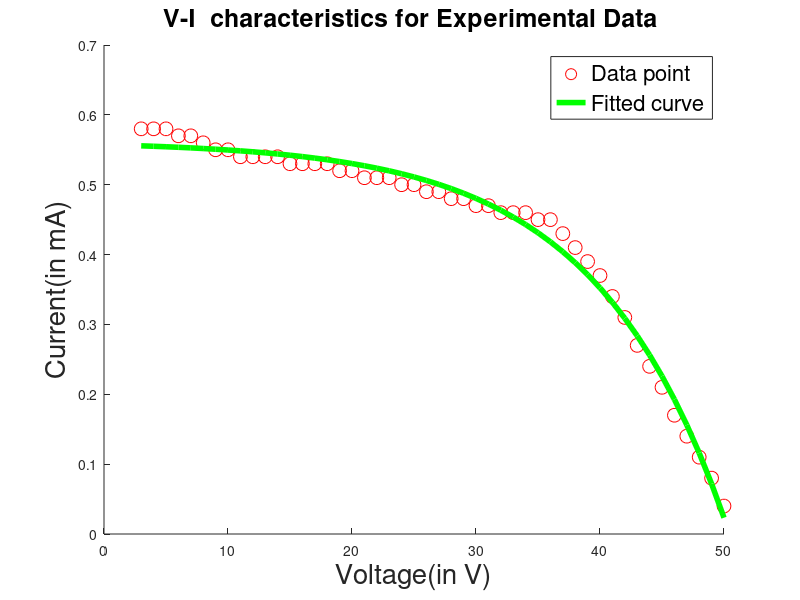
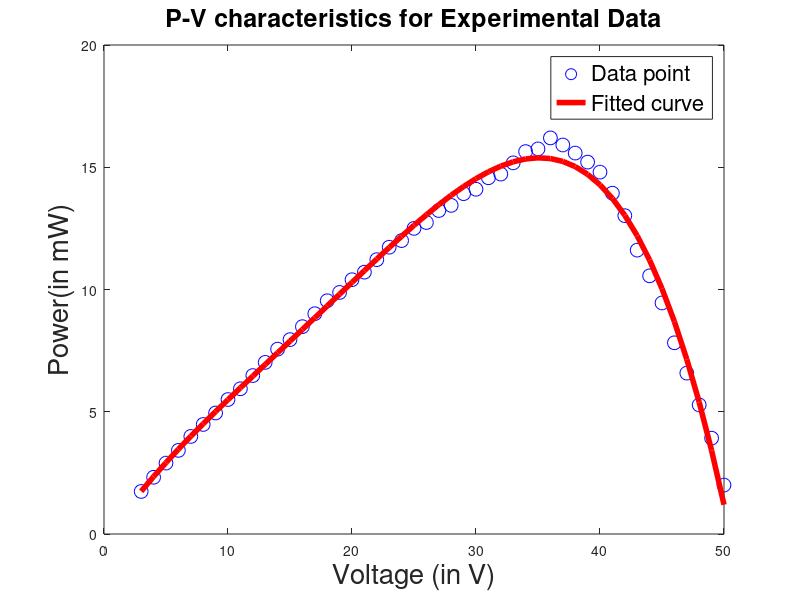

Source code (MATLAB) for these figures, in order:
pkg load struct ;
pkg load optim ;
k=1.38065*10^(-23);
%A=2.15;
A=2.15;
T=302;
%Np=3;
q=1.6022*10^(-19);
V0=[3:1:50];
y= [0.58,0.58,0.58,0.57,0.57,0.56,0.55,0.55,0.54,0.54,0.54,0.54,0.53,0.53,0.53,0.53,0.52,0.52,0.51,0.51,0.51,0.50,0.50,0.49,0.49,0.48,0.48,0.47,0.47,0.46,0.46,0.46,0.45,0.45,0.43,0.41,0.39,0.37,0.34,0.31,0.27,0.24,0.21,0.17,0.14,0.11,0.08,0.04];

power=V0.*y;

%I0=Np*Iph-Np*Irs*(exp(q/(k*T*A)*V0./Ns)-1);
F = @(x,V0)x(1)*x(2)-x(1)*x(3)*(exp(q/(k*T*A)*V0./x(4))-1);
 
x0 = [2 3 0 4];
x = lsqcurvefit(F,x0,V0,y);
x(1)
x(2)
x(3)
x(4)

%subplot(1,2,1)
hold on
figure(1)

plot(V0,y,'ro','MarkerSize',10)
title('V-I  characteristics for Experimental Data ','FontSize',18)
plot(V0,F(x,V0),'Linewidth',4,'g')
h = legend('Data point', 'Fitted curve');
set(h,'FontSize',16); 
%rect = [0.25, 0.25, .25, .25];
%set(h, 'Position', rect);
%axis([0 50 0 1.7 ]);
xlabel('Voltage(in V)','FontSize',20);
ylabel('Current(in mA)','FontSize',20);


figure(2)
%subplot(1,2,2)
plot(V0,power,'bo','MarkerSize',10)
title('P-V characteristics for Experimental Data','FontSize',18)
p=polyfit(V0,power,4);
pp=polyval(p,V0);
hold on
plot(V0,pp,'Linewidth',4,'-r')
k = legend('Data point', 'Fitted curve')
set(k,'FontSize',16);
%rect = [0.30, 0.20, .30, .30];
%set(k, 'Position', rect);
%axis([1.2 5.3  0 1.7 ]);
xlabel('Voltage (in V)','FontSize',20);
ylabel('Power(in mW)','FontSize',20);
 